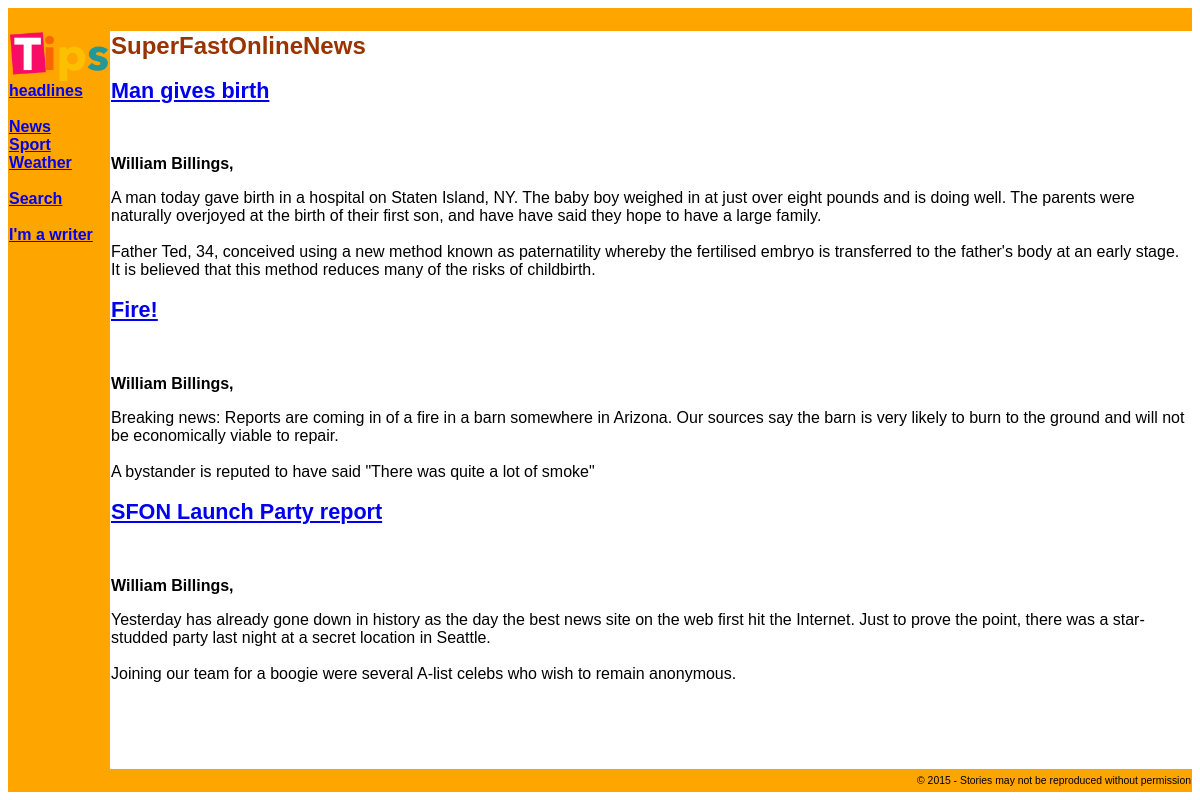
Screenshot of /page.php?page=news with the database file from the repository.
### tables this page shows
create table stories(
	id int not null primary key auto_increment,
	writer varchar(16) not null,
	page varchar(16) not null,
	headline text,
	story_text text, 
    picture text,
	created int,
	modified int,
	published int
	);

create table writers(
	username varchar(16) not null primary key,
	password char(50) not null,
	full_name text
	);

### db_fns.php (called while the page is built, shortened)
<?php
function get_writer_record($username){
	$handle = db_connect();
	$query = "select * from writers where username = '$username'";
	$result = mysqli_query($handle,$query);
	return mysqli_fetch_assoc($result);
}
?>

### page.php (the view, shortened to what this page needs)
<?php
	if(isset($_REQUEST['page']) && $_REQUEST['page']!="")
	{
 		$page = $_REQUEST['page'];
	}
	$story = null;
	include_once('db_fns.php');
	include_once('header.php');
	$handle = db_connect();
	if ($story&& $story!=null) {
		$query = "select * from stories where id = '$story' and
			published is not null";
	}else{
		$query = "select * from stories where page = '$page' and
			published is not null
			order by published desc";
	}
	$result = mysqli_query($handle,$query);
	while ($story = mysqli_fetch_assoc($result)) {
		echo "<h2><a href='tippage.php?story={$story['id']}'> {$story['headline']} </a></h2>";
		$w = get_writer_record($story['writer']);
		echo '<br /><p class="byline">';
		echo $w['full_name'],', ';
		echo '</p>';
		echo $story['story_text'];
	}
	include_once('footer.php');
?>

### header.php (style rules this page uses)
body { text-align: left; font: 80% arial, verdana, sans-serif }
h1,h2,h3 { color: #993300 }
h2 { font-size: 135% }
.byline { text-align: left; font: 100% arial, verdana, sans-serif; font-weight: bold; }

### rows the page displays
stories: headline "Man gives birth", writers.full_name "William Billings", story_text "A man today gave birth in a hospital on Staten Island, NY. The baby boy weighed in at just over eight pounds and is doing well. The parents were naturally overjoyed at the birth of their first son, and have have said they hope to have a large family. Father Ted, 34, conceived using a new method known as paternatility whereby the fertilised embryo is transferred to the father's body at an early stage. It is believed that this method reduces many of the risks of childbirth."
stories: headline "Fire!", writers.full_name "William Billings", story_text "Breaking news: Reports are coming in of a fire in a barn somewhere in Arizona. Our sources say the barn is very likely to burn to the ground and will not be economically viable to repair. A bystander is reputed to have said \"There was quite a lot of smoke\""
stories: headline "SFON Launch Party report", writers.full_name "William Billings", story_text "Yesterday has already gone down in history as the day the best news site on the web first hit the Internet. Just to prove the point, there was a star-studded party last night at a secret location in Seattle. Joining our team for a boogie were several A-list celebs who wish to remain anonymous."
